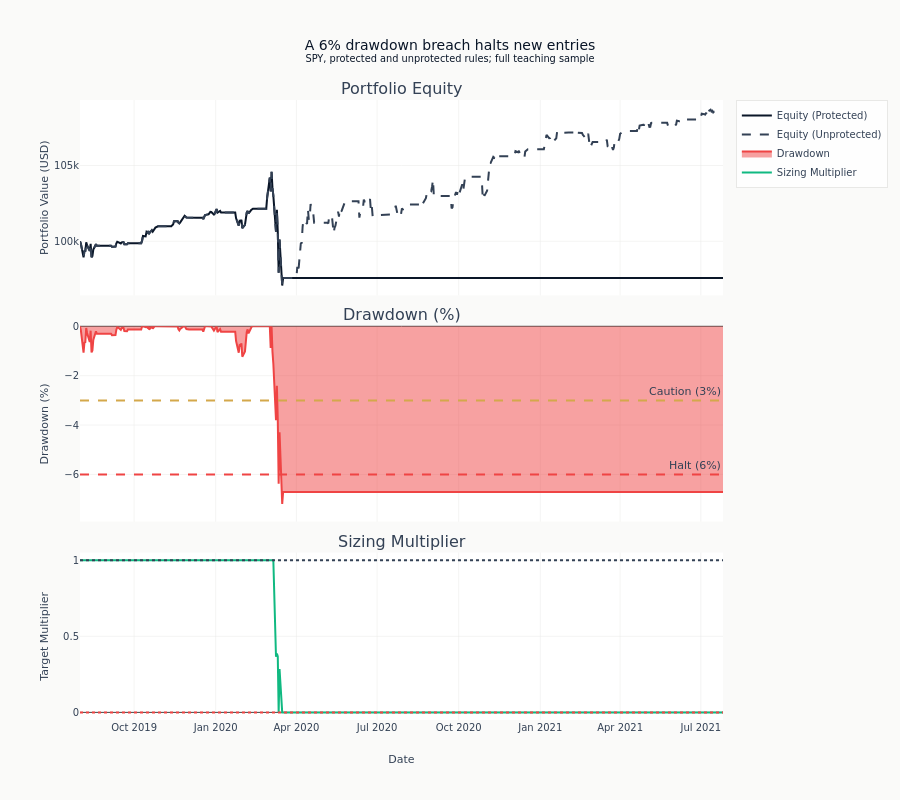

Write notebook code for a chart like this one.
### Code cell
# Add threshold reference lines and display
if cb_strategy.multiplier_history and cb_strategy.drawdown_history:
    fig.add_hline(y=0, line_dash="dot", line_color=COLORS["negative"], row=3, col=1)
    fig.add_hline(y=1, line_dash="dot", line_color=COLORS["neutral"], row=3, col=1)

    fig.update_layout(
        height=800,
        title=(
            f"A {cb_strategy.halt_threshold:.0%} drawdown breach halts new entries"
            "<br><sup>SPY, protected and unprotected rules; full teaching sample</sup>"
        ),
    )
    fig.update_yaxes(title_text="Portfolio Value (USD)", row=1, col=1)
    fig.update_yaxes(title_text="Drawdown (%)", range=[min(dd_pct) * 1.1, 0], row=2, col=1)
    fig.update_yaxes(title_text="Target Multiplier", range=[-0.05, 1.05], row=3, col=1)
    fig.update_xaxes(title_text="Date", row=3, col=1)
    fig.show()

### Figure 1 — Plotly figure (JSON) as saved in the notebook; plotly's stock layout.template omitted (floating-point values rounded to 4 significant figures; data arrays with more than 128 entries replaced by an {"elided": "..."} marker saying what was removed)
{"data": [{"line": {"color": "#0a1628"}, "name": "Equity (Protected)", "type": "scatter", "x": {"elided": "500 str values"}, "xaxis": "x", "y": {"elided": "500 float values"}, "yaxis": "y"}, {"line": {"color": "#334155", "dash": "dash"}, "name": "Equity (Unprotected)", "type": "scatter", "x": {"elided": "500 str values"}, "xaxis": "x", "y": {"elided": "500 float values"}, "yaxis": "y"}, {"fill": "tozeroy", "line": {"color": "#ef4444"}, "name": "Drawdown", "type": "scatter", "x": {"elided": "500 str values"}, "xaxis": "x2", "y": {"elided": "500 float values"}, "yaxis": "y2"}, {"line": {"color": "#10b981"}, "name": "Sizing Multiplier", "type": "scatter", "x": {"elided": "500 str values"}, "xaxis": "x3", "y": {"elided": "500 float values"}, "yaxis": "y3"}], "layout": {"annotations": [{"font": {"size": 16}, "showarrow": false, "text": "Portfolio Equity", "x": 0.5, "xanchor": "center", "xref": "paper", "y": 1.0, "yanchor": "bottom", "yref": "paper"}, {"font": {"size": 16}, "showarrow": false, "text": "Drawdown (%)", "x": 0.5, "xanchor": "center", "xref": "paper", "y": 0.635, "yanchor": "bottom", "yref": "paper"}, {"font": {"size": 16}, "showarrow": false, "text": "Sizing Multiplier", "x": 0.5, "xanchor": "center", "xref": "paper", "y": 0.27, "yanchor": "bottom", "yref": "paper"}, {"showarrow": false, "text": "Caution (3%)", "x": 1, "xanchor": "right", "xref": "x2 domain", "y": -3.0, "yanchor": "bottom", "yref": "y2"}, {"showarrow": false, "text": "Halt (6%)", "x": 1, "xanchor": "right", "xref": "x2 domain", "y": -6.0, "yanchor": "bottom", "yref": "y2"}], "height": 800, "shapes": [{"line": {"color": "#D4A84B", "dash": "dash"}, "type": "line", "x0": 0, "x1": 1, "xref": "x2 domain", "y0": -3.0, "y1": -3.0, "yref": "y2"}, {"line": {"color": "#ef4444", "dash": "dash"}, "type": "line", "x0": 0, "x1": 1, "xref": "x2 domain", "y0": -6.0, "y1": -6.0, "yref": "y2"}, {"line": {"color": "#ef4444", "dash": "dot"}, "type": "line", "x0": 0, "x1": 1, "xref": "x3 domain", "y0": 0, "y1": 0, "yref": "y3"}, {"line": {"color": "#334155", "dash": "dot"}, "type": "line", "x0": 0, "x1": 1, "xref": "x3 domain", "y0": 1, "y1": 1, "yref": "y3"}], "title": {"text": "A 6% drawdown breach halts new entries<br><sup>SPY, protected and unprotected rules; full teaching sample</sup>"}, "xaxis": {"anchor": "y", "domain": [0.0, 1.0], "matches": "x3", "showticklabels": false}, "xaxis2": {"anchor": "y2", "domain": [0.0, 1.0], "matches": "x3", "showticklabels": false}, "xaxis3": {"anchor": "y3", "domain": [0.0, 1.0], "title": {"text": "Date"}}, "yaxis": {"anchor": "x", "domain": [0.685, 1.0], "title": {"text": "Portfolio Value (USD)"}}, "yaxis2": {"anchor": "x2", "domain": [0.32, 0.635], "range": [-7.909, 0], "title": {"text": "Drawdown (%)"}}, "yaxis3": {"anchor": "x3", "domain": [0.0, 0.27], "range": [-0.05, 1.05], "title": {"text": "Target Multiplier"}}}}
